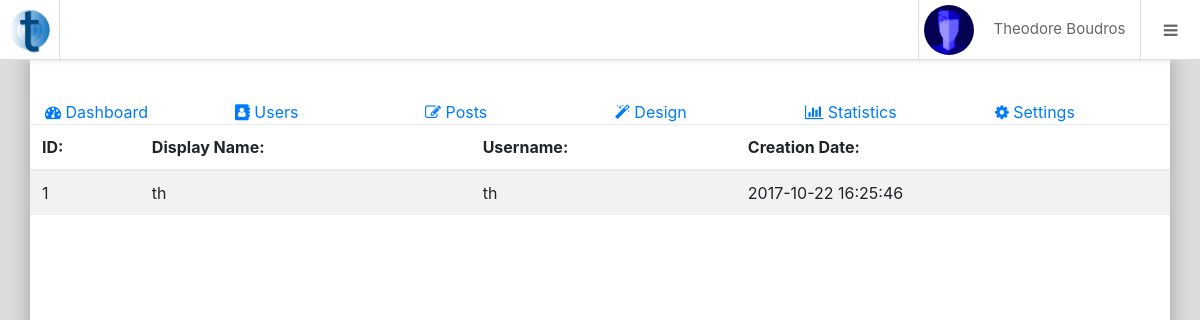
The page /admin?adminpath=users (signed in) on the database its author committed.
### tables this page shows
CREATE TABLE `users` (
  `id` int(11) NOT NULL,
  `username` text NOT NULL,
  `passhash` text NOT NULL,
  `displayname` text NOT NULL,
  `image` text NOT NULL,
  `bigimage` text NOT NULL,
  `date` datetime NOT NULL DEFAULT CURRENT_TIMESTAMP
);

### admin/frontend/loadFrontEnd.php (called while the page is built)
<?php
	include_once DEFAULT_THEME_DIR . "header.php";
	include_once DEFAULT_THEME_DIR . "adminloader.php";
	include_once DEFAULT_THEME_DIR . "footer.php";
?>

### engine/loader.php (called while the page is built, shortened)
<?php
	include_once FRONTEND_DIR . 'loadFrontEnd.php';

### engine/start.php (called while the page is built, shortened)
<?php
	include_once ENGINE_DIR . 'db/mysqli.php';
	include_once ENGINE_DIR . 'db/getDB.php';
	include_once ENGINE_DIR . 'loader.php';

### admin/index.php (called while the page is built, shortened)
<?php
	include_once ENGINE_DIR . 'start.php';

### engine/db/getDB.php (called while the page is built, shortened)
<?php
$db = array();
$site = array();
	$posts = array();
	$query = db_query('SELECT * FROM `posts`');
    while ($row = mysqli_fetch_assoc($query)) {
		array_push($posts, $row);
	}
	$db['posts'] = array_reverse($posts);
		$query = db_query('SELECT * FROM `settings`');
    while ($row = mysqli_fetch_assoc($query)) {
		$site[$row['setting']] = $row['value'];
	}
	$users = array();
	$query = db_query('SELECT * FROM `users`');
    while ($row = mysqli_fetch_assoc($query)) {
		array_push($users, $row);
	}
	$db['users'] = $users;

### engine/db/mysqli.php (called while the page is built, shortened)
<?php
function db_query($query){
	$connection = new mysqli(db_host, db_username, db_password, db_database, db_port);
	$result = mysqli_query($connection, $query);
	return $result;
}

### admin/frontend/required/default/users.php (the view)
<div class="row">
    <table class="table table-striped admintable" cellspacing=0>
        <thead>
            <tr><th>ID: </th><th>Display Name: </th><th>Username: </th><th>Creation Date: </th></tr>
        </thead>
        <tbody>
            <?php foreach($db['users'] as $user){ ?>
                <tr><td><?php echo $user['id']; ?></td><td><?php echo $user['displayname']; ?></td><td><?php echo $user['username']; ?></td><td><?php echo $user['date']; ?></td></tr>
            <?php } ?>
        </tbody>
    </table>
</div>

### admin/frontend/required/default/header.php (shortened to what this page needs)
<head>
	<link href="<?php echo FRONTEND_USER_DIR; ?>required/stylesheet/bootstrap.css" rel="stylesheet" type="text/css" />
	<link href="<?php echo FRONTEND_USER_DIR; ?>required/stylesheet/style.css" rel="stylesheet" type="text/css" />
	<link href="<?php echo FRONTEND_DIR; ?>required/stylesheet/style.css" rel="stylesheet" type="text/css" />
	<link href="<?php echo FRONTEND_USER_DIR; ?>required/scripts/font-awesome/css/font-awesome.css" rel="stylesheet" type="text/css" />
</head>
<body>
<nav class="fixed-top">
	<a id="title" class="navbar-brand" style="padding: 0; background-image: url(<?php echo IMAGE_DIR . $site['site-image']; ?>);"></a>
	<?php if(isset($_SESSION['admin'])){ ?>
	<div id="headerRight" class="pull-right d-inline-block">
		<div class="headerButton">
			<a class="userPhoto" style="background-image: url(<?php echo IMAGE_DIR . $_SESSION['admin']['image']; ?>);"></a>
			<span class="align-middle headerText"><?php echo $_SESSION['admin']['displayname']; ?></span>
		</div>
		<button class="headerButton" data-toggle="tooltip" title="Logout" data-original-title="Logout">
			<i class="fa fa-bars"></i>
		</button>
	</div>
	<?php } ?>
</nav>
<div class="container mainContent content">

### admin/frontend/required/default/adminloader.php
<?php
if(isset($_SESSION['admin']['displayname'])){
    include_once DEFAULT_THEME_DIR . "sidebar.php";
}
if(isset($_GET['adminpath'])){
    if(isset($_SESSION['admin']['displayname'])){
        include_once DEFAULT_THEME_DIR  . $_GET['adminpath'] . ".php";
    }else{
        header("location: /admin/");
    }
}else{
    if(isset($_SESSION['admin']['displayname'])){
          header("location: /admin/index.php?adminpath=dashboard");
    }else{
          include_once DEFAULT_THEME_DIR . "login.php";
    }
}

### admin/frontend/required/default/sidebar.php
<div id="sidebar" class="row">
    <div class="col">
        <a href="/admin?adminpath=dashboard" class="sidebarItem">
            <i class="fa fa-dashboard"></i></i> Dashboard
        </a>
    </div>
    <div class="col">
        <a href="/admin?adminpath=users" class="sidebarItem">
            <i class="fa fa-address-book"></i></i> Users
        </a>
    </div>
    <div class="col">
        <a href="/admin?adminpath=posts" class="sidebarItem">
            <i class="fa fa-edit"></i> Posts
        </a>
    </div>
    <div class="col">
        <a href="/admin?adminpath=design" class="sidebarItem">
            <i class="fa fa-magic"></i> Design
        </a>
    </div>
    <div class="col">
        <a href="/admin?adminpath=statistics" class="sidebarItem">
            <i class="fa fa-bar-chart"></i> Statistics
        </a>
    </div>
    <div class="col">
        <a href="/admin?adminpath=settings" class="sidebarItem">
            <i class="fa fa-cog"></i> Settings
        </a>
    </div>
</div>

### admin/frontend/required/default/footer.php
</div>
</body>

### frontend/required/stylesheet/style.css (style rules this page uses)
body { background-color: #ddd; }
nav { height: 60px; background-color: #fff; border-bottom: 1px solid #ddd; box-shadow: 0 0px 6px #ddd; padding: 0; z-index: 9999; display: inline-block; }
#title { background-size: 50px 50px; background-repeat: no-repeat; background-position: center; font-size: 14px; color: #655dff; display: inline-block; margin: 0; height: 59px; min-width: 60px; border-right: 1px solid #ddd; cursor: pointer; max-width: 200px; }
#headerRight { height: 60px; margin: 0; }
.headerButton { height: 60px; max-height: 60px; min-width: 60px; vertical-align: top; display: inline-block; background-color: transparent; border: 0; margin: 0; color: #666; border-left: 1px solid #ddd; border-bottom: 1px solid #ddd; outline: 0; }
.headerText { font-weight: 400; font-size: 15px; padding: 12.5px 5px; margin: 5px; display: inline-block; vertical-align: center; text-align: center; }
.userPhoto { width: 50px; height: 50px; margin: 5px; display: inline-block; border-radius: 100%; position: relative; vertical-align: top; background-size: contain; }
.mainContent { padding-top: 100px; background-color: #fff; padding-bottom: 40px; box-shadow: 0 0 20px 2px #aaa; min-height: 100%; position: relative; }

### rows shown on the page
users: id "1", displayname "th", username "th", date "2017-10-22 16:25:46"

### other values the page prints
$_SESSION['admin']['displayname'] "Theodore Boudros"
